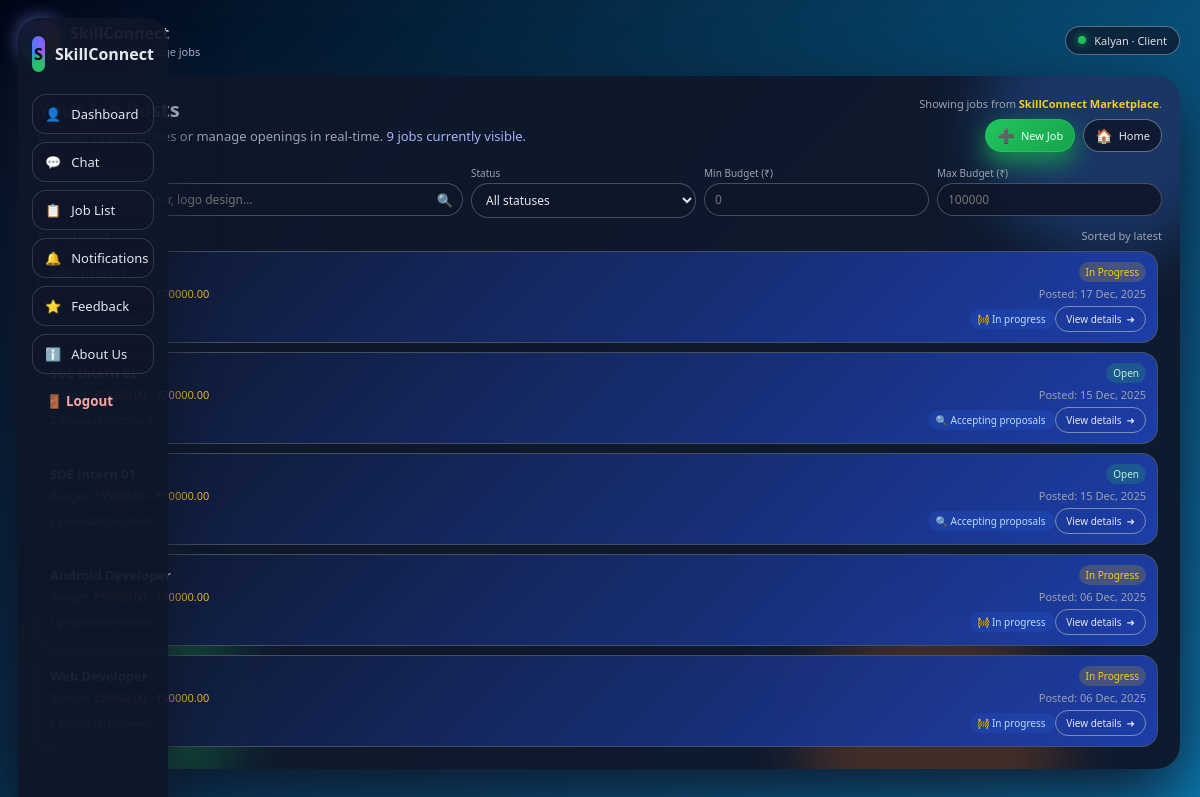
/freelancer/jobs/ (signed in), run on the app's committed database.
### marketplace/models.py (models this page shows, shortened)
class User(AbstractUser):
    ROLE_CHOICES = (
        ('client', 'client'),
        ('freelancer', 'Freelancer'),
    )
    role = models.CharField(max_length=20, choices=ROLE_CHOICES)

class Job(models.Model):
    STATUS_CHOICES = (
        ('open', 'Open'),
        ('in_progress', 'In Progress'),
        ('completed', 'Completed'),
        ('cancelled', 'Cancelled'),
    )
    client = models.ForeignKey(User, on_delete=models.CASCADE, related_name='jobs')
    title = models.CharField(max_length=200)
    description = models.TextField()
    budget_min = models.DecimalField(max_digits=10, decimal_places=2)
    budget_max = models.DecimalField(max_digits=10, decimal_places=2)
    created_at = models.DateTimeField(auto_now_add=True)
    status = models.CharField(max_length=20, choices=STATUS_CHOICES, default='open')

### marketplace/views.py (the view)
# urls.py: path("freelancer/jobs/", views.job_list, name="job_list"),
@login_required
def job_list(request):
    user = request.user
    if getattr(user, "role", None) == "client":
        jobs = Job.objects.filter(client=user).order_by("-created_at")
    else:
        jobs = Job.objects.filter(status="open").order_by("-created_at")
    return render(request, "marketplace/job_list.html", {"jobs": jobs})

### marketplace/templates/marketplace/job_list.html (shortened to what this page needs)
<!DOCTYPE html>
<html lang="en">
<head>
</head>
<body>
<aside class="sidebar">
  <div class="sidebar-brand">
    <div class="sb-logo">S</div>
    <span>SkillConnect</span>
  </div>
  <nav class="sidebar-nav">
    <a href="{% url 'dashboard' %}" class="sb-link">
      👤 <span>Dashboard</span>
    </a>
    <a href="{% url 'chat_list' %}" class="sb-link">
      💬 <span>Chat</span>
    </a>
    <a href="{% url 'job_list' %}" class="sb-link">
      📋 <span>Job List</span>
    </a>
    <a href="{% url 'notifications' %}" class="sb-link">
      🔔 <span>Notifications</span>
    </a>
    <a href="{% url 'feedback' %}" class="sb-link">
      ⭐ <span>Feedback</span>
    </a>
    <a href="{% url 'about_us' %}" class="sb-link">
      ℹ️ <span>About Us</span>
    </a>
    <form method="post" action="{% url 'logout' %}">
  <button type="submit" class="sidebar-link logout-btn" onclick="return confirm('Are you sure you want to logout?')">
    🚪 Logout
  </button>
</form>
  </nav>
</aside>
<div class="shell">
    <div class="top-row">
        <div class="top-left">
            <div class="logo">S</div>
            <div class="top-text">
                <span>SkillConnect</span>
                <span>Browse and manage jobs</span>
            </div>
        </div>
        <div class="top-right">
            <span class="pill-dot"></span>
            <span>
                {{ request.user.first_name|default:"User" }}
                · {{ request.user.role|title|default:"Member" }}
            </span>
        </div>
    </div>
    <div class="card">
        <div class="glow-container">
            <div class="glow g1"></div>
            <div class="glow g3"></div>
        </div>
        <div class="card-inner">
            <div class="header-row">
                <div class="header-main">
                    <div class="page-title">
                    </div>
                    <div class="page-sub">
                        Discover opportunities or manage openings in real-time.
                        <span>{{ jobs|length|default:"0" }} jobs currently visible.</span>
                    </div>
                </div>
                <div class="header-side">
                    <div>
                        Showing jobs from <strong>SkillConnect Marketplace</strong>.
                    </div>
                    <div class="header-actions">
                        {% if request.user.role == "client" %}
                            <a href="{% url 'job_create' %}" class="btn-small primary">
                                <span class="icon">➕</span>
                                <span>New Job</span>
                            </a>
                        {% endif %}
                        <a href="{% url 'home' %}" class="btn-small">
                            <span class="icon">🏠</span>
                            <span>Home</span>
                        </a>
                    </div>
                </div>
            </div>
            <div class="filters-row">
                <div class="filter-field">
                    <div class="filter-label">Search by title / client</div>
                    <input type="text" class="filter-input" placeholder="e.g. Django developer, logo design…">
                    <span class="filter-icon">🔍</span>
                </div>
                <div class="filter-field">
                    <div class="filter-label">Status</div>
                    <select class="filter-select">
                        <option value="">All statuses</option>
                    </select>
                </div>
                <div class="filter-field">
                    <div class="filter-label">Min Budget (₹)</div>
                    <input type="number" class="filter-input" placeholder="0">
                </div>
                <div class="filter-field">
                    <div class="filter-label">Max Budget (₹)</div>
                    <input type="number" class="filter-input" placeholder="100000">
                </div>
            </div>
            <div class="list-header">
                <span>
                    <span class="highlight">{{ jobs|length|default:"0" }}</span> job(s) found
                </span>
                <span>Sorted by latest</span>
            </div>
            <div class="jobs-list">
                {% if jobs %}
                    {% for job in jobs %}
                        <div class="job-card" onclick="window.location.href='{% url 'job_detail' job.pk %}'">
                            <div class="job-title-row">
                                <div class="job-title">{{ job.title }}</div>
                                <div class="job-status {{ job.status }}">
                                    {{ job.get_status_display }}
                                </div>
                            </div>
                            <div class="job-meta">
                                <span>
                                    <span class="highlight">
                                        ₹{{ job.budget_min }} - ₹{{ job.budget_max }}
                                    </span>
                                </span>
                                <span>Posted: {{ job.created_at|date:"d M, Y" }}</span>
                            </div>
                            <div class="job-footer">
                                {% if request.user.role == "client" %}
                                    <span>{{ job.proposals.count }} proposal(s) received</span>
                                {% else %}
                                    <span>Client: {{ job.client.first_name|default:"Client" }}</span>
                                {% endif %}
                                <span>
                                    <span class="tag-pill">
                                        {% if job.status == "open" %}
                                            🔍 Accepting proposals
                                        {% elif job.status == "in_progress" %}
                                            🚧 In progress
                                        {% elif job.status == "completed" %}
                                            ✅ Completed
                                        {% else %}
                                            ⛔ Closed
                                        {% endif %}
                                    </span>
                                    <a href="{% url 'job_detail' job.pk %}" class="btn-outline" onclick="event.stopPropagation();">
                                        <span>View details</span>
                                        <span>➜</span>
                                    </a>
                                </span>
                            </div>
                        </div>
                    {% endfor %}
                {% endif %}
            </div>
        </div>
    </div>
</div>
</body>
</html>

### data on the page
User: user.first_name "Kalyan", user.role "Client"
Job: status "In Progress", budget_max "70000.00", created_at "17 Dec, 2025", shows "🚧 In progress"
Job: status "Open", budget_max "70000.00", created_at "15 Dec, 2025", shows "🔍 Accepting proposals"
Job: status "Open", budget_max "70000.00", created_at "15 Dec, 2025", shows "🔍 Accepting proposals"
Job: status "In Progress", budget_max "80000.00", created_at "06 Dec, 2025", shows "🚧 In progress"
Job: status "In Progress", budget_max "50000.00", created_at "06 Dec, 2025", shows "🚧 In progress"

### other printed values
{{ jobs|length|default:"0" }} "9"
